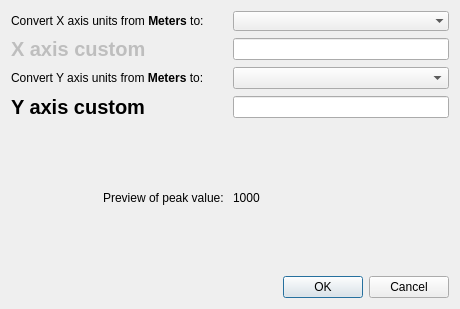
<?xml version="1.0" encoding="UTF-8"?>
<ui version="4.0">
 <class>Dialog</class>
 <widget class="QDialog" name="Dialog">
  <property name="geometry">
   <rect>
    <x>0</x>
    <y>0</y>
    <width>460</width>
    <height>309</height>
   </rect>
  </property>
  <property name="windowTitle">
   <string>Dialog</string>
  </property>
  <layout class="QVBoxLayout" name="verticalLayout">
   <item>
    <layout class="QHBoxLayout" name="horizontalLayout">
     <item>
      <widget class="QLabel" name="label_convert_spectral">
       <property name="text">
        <string>&lt;html&gt;&lt;head/&gt;&lt;body&gt;&lt;p&gt;Convert X axis units from &lt;span style=&quot; font-weight:600;&quot;&gt;Meters&lt;/span&gt; to: &lt;/p&gt;&lt;/body&gt;&lt;/html&gt;</string>
       </property>
      </widget>
     </item>
     <item>
      <widget class="QComboBox" name="comboBox_spectral">
       <property name="frame">
        <bool>false</bool>
       </property>
      </widget>
     </item>
    </layout>
   </item>
   <item>
    <layout class="QHBoxLayout" name="horizontalLayout_3">
     <item>
      <widget class="QLabel" name="label_valid_spectral">
       <property name="enabled">
        <bool>false</bool>
       </property>
       <property name="sizePolicy">
        <sizepolicy hsizetype="MinimumExpanding" vsizetype="Preferred">
         <horstretch>0</horstretch>
         <verstretch>0</verstretch>
        </sizepolicy>
       </property>
       <property name="font">
        <font>
         <pointsize>15</pointsize>
         <weight>75</weight>
         <bold>true</bold>
        </font>
       </property>
       <property name="text">
        <string>X axis custom</string>
       </property>
      </widget>
     </item>
     <item>
      <widget class="QLineEdit" name="line_custom_spectral">
       <property name="enabled">
        <bool>true</bool>
       </property>
      </widget>
     </item>
    </layout>
   </item>
   <item>
    <layout class="QHBoxLayout" name="horizontalLayout_5">
     <item>
      <widget class="QLabel" name="label_convert_units">
       <property name="text">
        <string>&lt;html&gt;&lt;head/&gt;&lt;body&gt;&lt;p&gt;Convert Y axis units from &lt;span style=&quot; font-weight:600;&quot;&gt;Meters&lt;/span&gt; to: &lt;/p&gt;&lt;/body&gt;&lt;/html&gt;</string>
       </property>
      </widget>
     </item>
     <item>
      <widget class="QComboBox" name="comboBox_units"/>
     </item>
    </layout>
   </item>
   <item>
    <layout class="QHBoxLayout" name="horizontalLayout_6">
     <item>
      <widget class="QLabel" name="label_valid_units">
       <property name="sizePolicy">
        <sizepolicy hsizetype="MinimumExpanding" vsizetype="Preferred">
         <horstretch>0</horstretch>
         <verstretch>0</verstretch>
        </sizepolicy>
       </property>
       <property name="font">
        <font>
         <pointsize>15</pointsize>
         <weight>75</weight>
         <bold>true</bold>
        </font>
       </property>
       <property name="text">
        <string>Y axis custom</string>
       </property>
      </widget>
     </item>
     <item>
      <widget class="QLineEdit" name="line_custom_units"/>
     </item>
    </layout>
   </item>
   <item>
    <layout class="QHBoxLayout" name="horizontalLayout_2">
     <item>
      <widget class="QLabel" name="label_preview">
       <property name="text">
        <string>Preview of peak value: </string>
       </property>
       <property name="alignment">
        <set>Qt::AlignRight|Qt::AlignTrailing|Qt::AlignVCenter</set>
       </property>
      </widget>
     </item>
     <item>
      <widget class="QLabel" name="label_preview_values">
       <property name="text">
        <string>1000</string>
       </property>
      </widget>
     </item>
    </layout>
   </item>
   <item>
    <widget class="QDialogButtonBox" name="buttonBox">
     <property name="orientation">
      <enum>Qt::Horizontal</enum>
     </property>
     <property name="standardButtons">
      <set>QDialogButtonBox::Cancel|QDialogButtonBox::Ok</set>
     </property>
    </widget>
   </item>
  </layout>
 </widget>
 <resources/>
 <connections/>
</ui>
